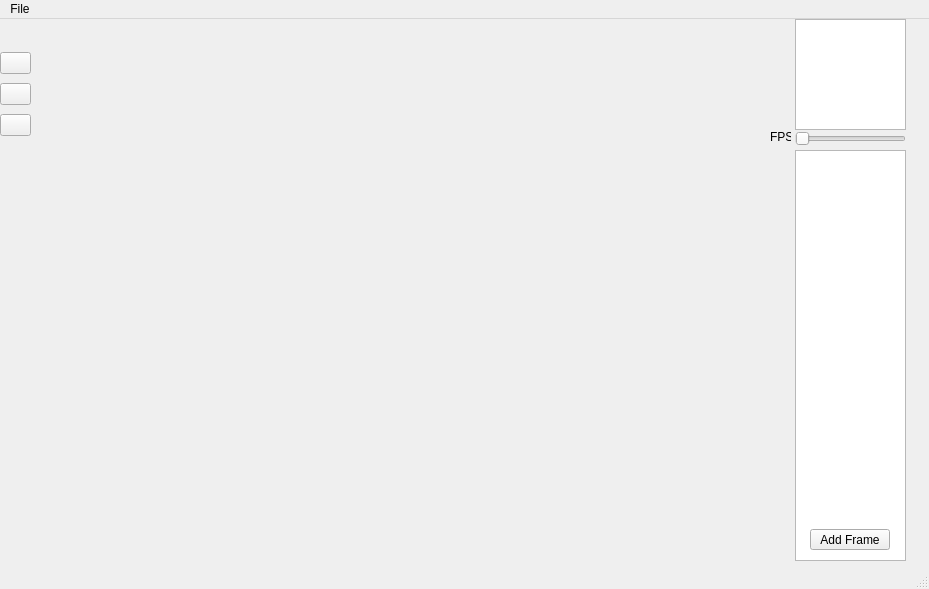
<?xml version="1.0" encoding="UTF-8"?>
<ui version="4.0">
 <class>Viewer</class>
 <widget class="QMainWindow" name="Viewer">
  <property name="geometry">
   <rect>
    <x>0</x>
    <y>0</y>
    <width>929</width>
    <height>589</height>
   </rect>
  </property>
  <property name="windowTitle">
   <string>Qt Sprite Editor</string>
  </property>
  <widget class="QWidget" name="centralwidget">
   <widget class="QListWidget" name="listWidget">
    <property name="geometry">
     <rect>
      <x>795</x>
      <y>131</y>
      <width>111</width>
      <height>411</height>
     </rect>
    </property>
   </widget>
   <widget class="QPushButton" name="addFrame">
    <property name="geometry">
     <rect>
      <x>810</x>
      <y>510</y>
      <width>80</width>
      <height>21</height>
     </rect>
    </property>
    <property name="text">
     <string>Add Frame</string>
    </property>
   </widget>
   <widget class="QWidget" name="verticalLayoutWidget">
    <property name="geometry">
     <rect>
      <x>0</x>
      <y>30</y>
      <width>31</width>
      <height>91</height>
     </rect>
    </property>
    <layout class="QVBoxLayout" name="verticalLayout">
     <item>
      <widget class="QPushButton" name="pencilButton">
       <property name="styleSheet">
        <string notr="true">#pencilButtion{

}</string>
       </property>
       <property name="text">
        <string/>
       </property>
       <property name="icon">
        <iconset resource="res.qrc">
         <normaloff>:/icon/res/big-paint-brush.png</normaloff>:/icon/res/big-paint-brush.png</iconset>
       </property>
      </widget>
     </item>
     <item>
      <widget class="QPushButton" name="eraserButton">
       <property name="text">
        <string/>
       </property>
       <property name="icon">
        <iconset resource="res.qrc">
         <normaloff>:/icon/res/eraser.png</normaloff>:/icon/res/eraser.png</iconset>
       </property>
      </widget>
     </item>
     <item>
      <widget class="QPushButton" name="colorPickerButton">
       <property name="text">
        <string/>
       </property>
       <property name="icon">
        <iconset resource="res.qrc">
         <normaloff>:/icon/res/color-picker.png</normaloff>:/icon/res/color-picker.png</iconset>
       </property>
      </widget>
     </item>
    </layout>
   </widget>
   <widget class="QSlider" name="FPSSlider">
    <property name="geometry">
     <rect>
      <x>795</x>
      <y>110</y>
      <width>111</width>
      <height>20</height>
     </rect>
    </property>
    <property name="orientation">
     <enum>Qt::Horizontal</enum>
    </property>
   </widget>
   <widget class="QGraphicsView" name="graphicsView">
    <property name="geometry">
     <rect>
      <x>795</x>
      <y>0</y>
      <width>111</width>
      <height>111</height>
     </rect>
    </property>
   </widget>
   <widget class="QLabel" name="FPSlabel">
    <property name="geometry">
     <rect>
      <x>770</x>
      <y>110</y>
      <width>21</width>
      <height>16</height>
     </rect>
    </property>
    <property name="text">
     <string>FPS:</string>
    </property>
   </widget>
  </widget>
  <widget class="QMenuBar" name="menubar">
   <property name="geometry">
    <rect>
     <x>0</x>
     <y>0</y>
     <width>929</width>
     <height>21</height>
    </rect>
   </property>
   <widget class="QMenu" name="menuFile">
    <property name="title">
     <string>File</string>
    </property>
    <addaction name="actionSave"/>
    <addaction name="actionSave_as"/>
    <addaction name="actionOpen"/>
   </widget>
   <addaction name="menuFile"/>
  </widget>
  <widget class="QStatusBar" name="statusbar"/>
  <action name="actionSave">
   <property name="text">
    <string>Save</string>
   </property>
  </action>
  <action name="actionSave_as">
   <property name="text">
    <string>Save as</string>
   </property>
  </action>
  <action name="actionOpen">
   <property name="text">
    <string>Open</string>
   </property>
  </action>
 </widget>
 <resources>
  <include location="res.qrc"/>
 </resources>
 <connections/>
</ui>
